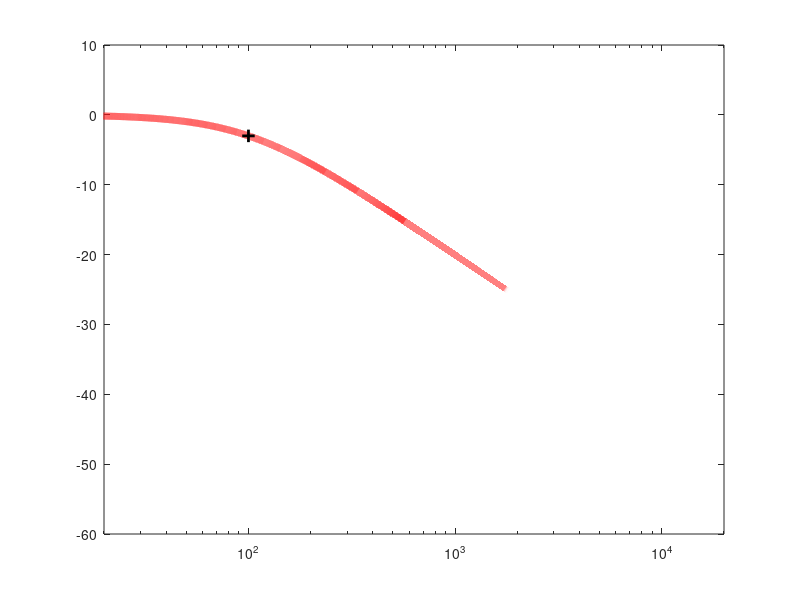

The MATLAB source for this figure: (Note: this script raises an error after producing the figure.)
%   An insight into Filters in Music Synthesizers
%
%   LPF: Digital Frequency Response
%
%   Author: jlnkls
%
%   28.04.2017

clc;
clear all;
close all;

%% Params

% Sampling period
fs = 44.1e3;
Ts = 1/fs;
% Evaluation points
n = fs*16;
% Cutoff frequencies
fc = [100, 200, 500, 1e3, 2e3, 5e3];
omega = (2*pi).*fc;
% Legend
colors = {[255, 26, 26], ...    % red
    [230, 230, 0], ...          % yellow
    [63, 81, 181], ...          % blue
    [0, 200, 83], ...           % green
    [233, 30, 99]...            % pink
    [230, 81, 0], ...           % orange
    };
legendCell = cellstr(num2str(fc', '$f_c = %-d \\ Hz$'));
% Line width
linewidth.line = 5;
linewidth.cross = 2;

%% Init

b_tf = cell(1,length(omega));
a_tf = cell(1,length(omega));

G = cell(1,length(omega));
freq = cell(1,length(omega));

%% Generation of G(z)

for i=1:length(omega)
    
    % Antitransformed pulsation
    omega_hat = (2/Ts) * tan((omega(i)*Ts)/2);
    
    % Parameters
    b0 = ( (Ts*omega_hat) / ((Ts*omega_hat)+2) );
    a1 = ( ((Ts*omega_hat)-2) / ((Ts*omega_hat)+2) );
    
    % Transfer function
    b_tf{i} = b0*[1,1];
    a_tf{i} = [1,a1];
    
    [G{i}, freq{i}] = freqz(b_tf{i},a_tf{i},n,fs);
    
    % Plots
    figure(1);
    semilogx(freq{i},20*log10(abs(G{i})),'Color',colors{i}/255, ...
        'LineWidth',linewidth.line);
    xlim([20 20e3]);
    ylim([-60 10]);
    hold on;
    fnd = find(freq{i}==fc(i));
    hx = plot(fc(i),20*log10(abs(G{i}(fnd))),'+','Color','black', ...
        'MarkerSize',9,'LineWidth',linewidth.cross);
    set(get(get(hx,'Annotation'),'LegendInformation'),...
        'IconDisplayStyle','off');
    hold on;
    
end

%% Plotting

% Labels
figure(1);
xlabel('$f \ \left[Hz\right]$','Interpreter','LaTeX');
ylabel('$G\left(f\right) \ \left[dB\right]$','Interpreter','LaTeX');
title('\textbf{1-pole digital LPF: Frequency response}','Interpreter','LaTeX');
set(gca,'TickLabelInterpreter','LaTeX')
set(gca,'XMinorGrid','On','YMinorGrid','On');
set(gca,'FontSize',16)
h_leg = legend(legendCell,'Location','southwest');
set(h_leg,'Interpreter','LaTeX')
set(h_leg,'FontSize',20);

% Full screen
set(gcf,'Position',get(0,'Screensize'));

% Expand Axes to Fill Figure
ax = gca;
outerpos = ax.OuterPosition;
ti = ax.TightInset;
left = outerpos(1) + ti(1);
bottom = outerpos(2) + ti(2);
ax_width = outerpos(3) - ti(1) - ti(3);
ax_height = outerpos(4) - ti(2) - ti(4);
ax.Position = [left bottom ax_width ax_height];

% Specify Figure Size and Page Size
fig = gcf;
fig.PaperPositionMode = 'auto';
fig_pos = fig.PaperPosition;
fig.PaperSize = [fig_pos(3) fig_pos(4)];

% Print
print(gcf, '-dpdf', '../fig/lpf_digital.pdf');